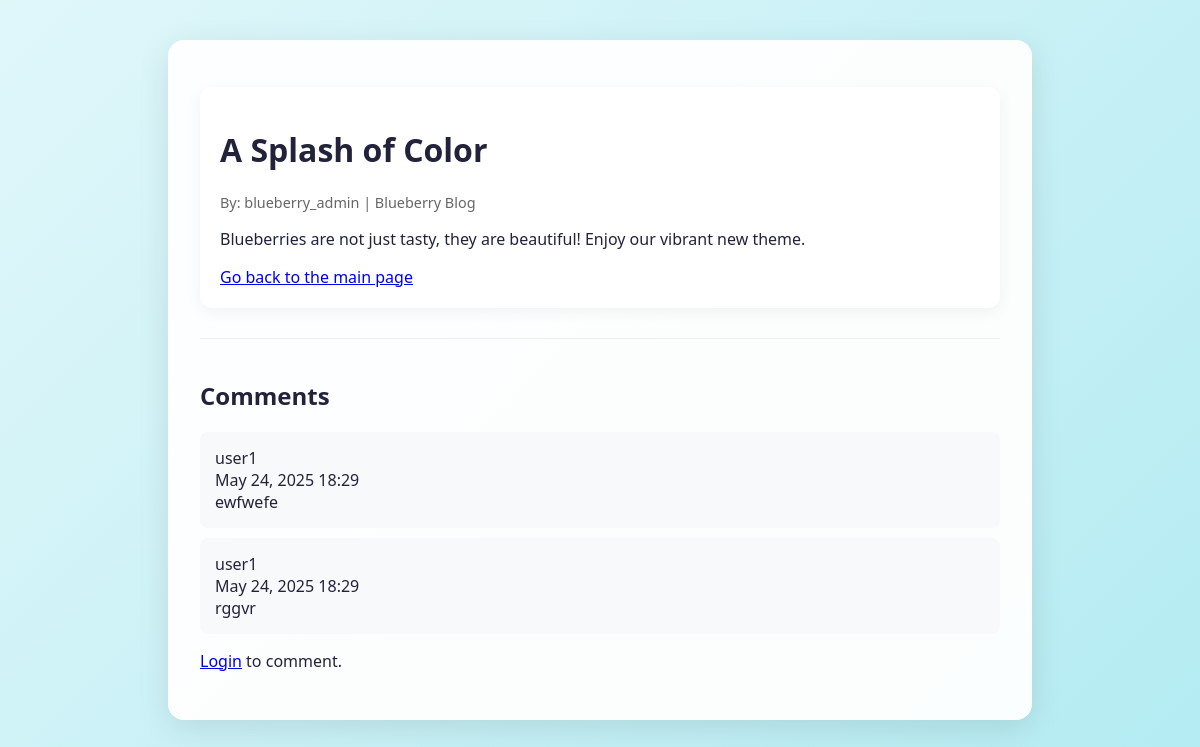
The page /post/2 on the database as committed earlier.
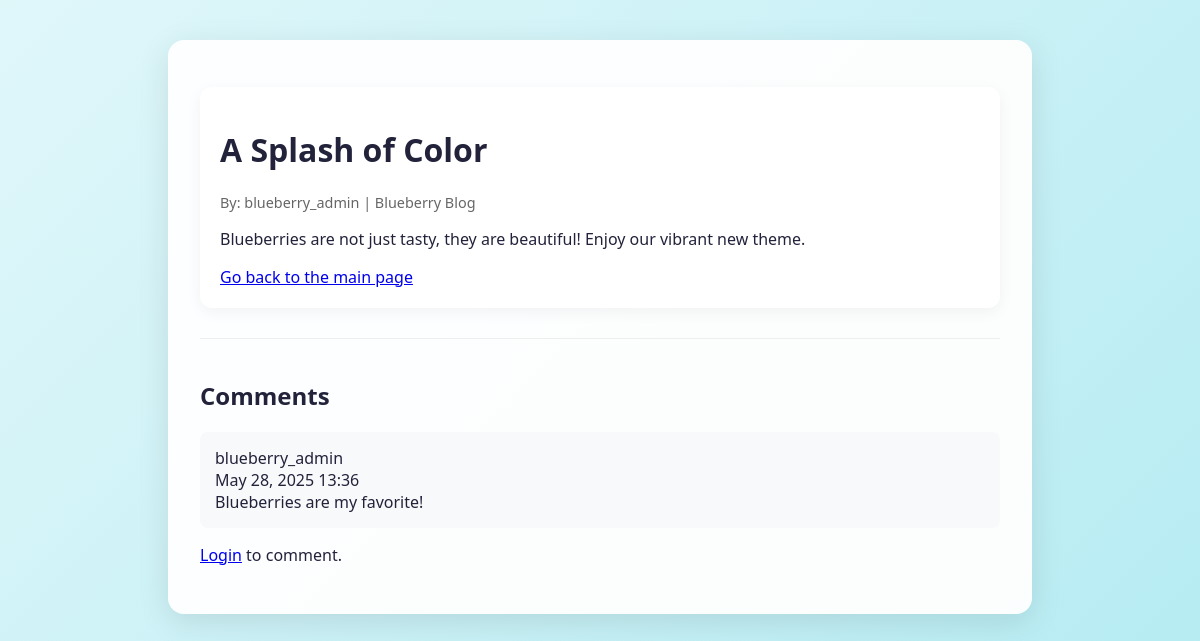
The same page on the database as committed later.
### app/models.py (models this page shows, shortened)
class Post(db.Model):
    id = db.Column(db.Integer, primary_key=True)
    title = db.Column(db.String(120), nullable=False)
    content = db.Column(db.Text, nullable=False)
    user_id = db.Column(db.Integer, db.ForeignKey('user.id'))

class User(UserMixin, db.Model):
    id = db.Column(db.Integer, primary_key=True)
    username = db.Column(db.String(80), unique=True, nullable=False)
    password_hash = db.Column(db.String(128), nullable=False)
    posts = db.relationship('Post', backref='author', lazy='dynamic')

class Comment(db.Model):
    id = db.Column(db.Integer, primary_key=True)
    content = db.Column(db.Text, nullable=False)
    created_at = db.Column(db.DateTime, server_default=db.func.now())
    user_id = db.Column(db.Integer, db.ForeignKey('user.id'), nullable=False)
    post_id = db.Column(db.Integer, db.ForeignKey('post.id'), nullable=False)
    user = db.relationship('User', backref='comments')
    post = db.relationship('Post', backref='comments')

### app/main.py (the view, shortened to what this page needs)
@bp.route('/post/<int:post_id>', methods=['GET', 'POST'])
def view_post(post_id):
    post = Post.query.get_or_404(post_id)
    comments = Comment.query.filter_by(post_id=post.id).order_by(Comment.created_at.desc()).all()
    return render_template('view_post.html', post=post, comments=comments)

### app/templates/view_post.html (shortened to what this page needs)
<!DOCTYPE html>
<html>
<head>
    <link rel="stylesheet" href="{{ url_for('static', filename='style.css') }}">
</head>
<body>
<div class="container">
    <div class="card">
        <h1>{{ post.title }}</h1>
        <div class="post-meta">By: {{ post.author.username }} | Blueberry Blog</div>
        <p>{{ post.content }}</p>
        <a href="{{ url_for('main.index') }}">Go back to the main page</a>
    </div>
    <div class="comments-section">
        <h2>Comments</h2>
        {% if comments %}
            {% for comment in comments %}
                <div class="comment">
                    <div class="comment-author">{{ comment.user.username }}</div>
                    <div class="comment-date">{{ comment.created_at.strftime('%b %d, %Y %H:%M') }}</div>
                    <div>{{ comment.content }}</div>
                </div>
            {% endfor %}
        {% else %}
            <p>No comments yet. Be the first to comment!</p>
        {% endif %}
        {% if current_user.is_authenticated %}
        <form method="POST" class="comment-form">
            <label for="content">Add a comment:</label>
            <textarea id="content" name="content" required></textarea>
            <button type="submit">Post Comment</button>
        </form>
        {% else %}
            <p><a href="{{ url_for('main.login') }}">Login</a> to comment.</p>
        {% endif %}
    </div>
</div>
</body>
</html>

### app/static/style.css (style rules this page uses)
body { font-family: 'Segoe UI', 'Roboto', Arial, sans-serif; background: linear-gradient(135deg, #e0f7fa 0%, #b2ebf2 100%); margin: 0; padding: 20px; min-height: 100vh; color: #22223b; }
.container { max-width: 800px; margin: 20px auto; background: rgba(255, 255, 255, 0.95); border-radius: 16px; box-shadow: 0 8px 32px rgba(0, 0, 0, 0.1); padding: 32px; }
.card { background: white; border-radius: 12px; padding: 20px; margin: 15px 0; box-shadow: 0 4px 16px rgba(0, 0, 0, 0.05); transition: transform 0.2s, box-shadow 0.2s; }
.post-meta { color: #666; font-size: 0.9em; }
.comments-section { margin-top: 30px; padding-top: 20px; border-top: 1px solid #eee; }
.comment { background: #f8f9fa; border-radius: 8px; padding: 15px; margin: 10px 0; }

Rows that differ between the two databases and show on the page:
removed Comment: user.username "user1", created_at "May 24, 2025 18:29", content "ewfwefe"
no longer on this page (row edited): Comment: user.username "user1", created_at "May 24, 2025 18:29", content "rggvr"
added Comment: user.username "blueberry_admin", created_at "May 28, 2025 13:36", content "Blueberries are my favorite!"
